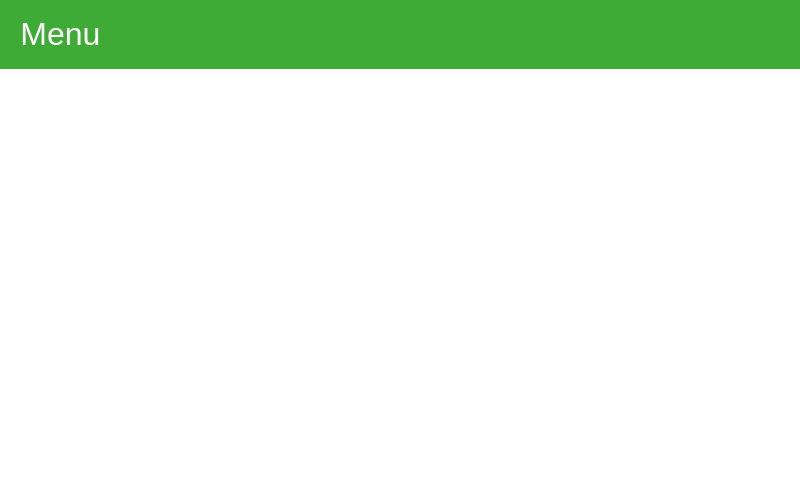
<?xml version="1.0" encoding="UTF-8"?>
<ui version="4.0">
 <class>MainWindow</class>
 <widget class="QMainWindow" name="MainWindow">
  <property name="geometry">
   <rect>
    <x>0</x>
    <y>0</y>
    <width>800</width>
    <height>480</height>
   </rect>
  </property>
  <property name="sizePolicy">
   <sizepolicy hsizetype="Preferred" vsizetype="Preferred">
    <horstretch>0</horstretch>
    <verstretch>0</verstretch>
   </sizepolicy>
  </property>
  <property name="minimumSize">
   <size>
    <width>0</width>
    <height>0</height>
   </size>
  </property>
  <property name="maximumSize">
   <size>
    <width>16777215</width>
    <height>16777215</height>
   </size>
  </property>
  <property name="windowTitle">
   <string>MainWindow</string>
  </property>
  <widget class="QWidget" name="centralWidget">
   <property name="styleSheet">
    <string notr="true">background-color:#FFF</string>
   </property>
   <layout class="QHBoxLayout" name="horizontalLayout_3">
    <property name="spacing">
     <number>0</number>
    </property>
    <property name="leftMargin">
     <number>0</number>
    </property>
    <property name="topMargin">
     <number>0</number>
    </property>
    <property name="rightMargin">
     <number>0</number>
    </property>
    <property name="bottomMargin">
     <number>0</number>
    </property>
    <item>
     <widget class="QWidget" name="wrapper" native="true">
      <property name="sizePolicy">
       <sizepolicy hsizetype="Preferred" vsizetype="Preferred">
        <horstretch>5</horstretch>
        <verstretch>0</verstretch>
       </sizepolicy>
      </property>
      <layout class="QVBoxLayout" name="verticalLayout_5">
       <property name="spacing">
        <number>0</number>
       </property>
       <property name="leftMargin">
        <number>0</number>
       </property>
       <property name="topMargin">
        <number>0</number>
       </property>
       <property name="rightMargin">
        <number>0</number>
       </property>
       <property name="bottomMargin">
        <number>0</number>
       </property>
       <item>
        <widget class="QWidget" name="header" native="true">
         <property name="enabled">
          <bool>true</bool>
         </property>
         <property name="sizePolicy">
          <sizepolicy hsizetype="Preferred" vsizetype="Preferred">
           <horstretch>0</horstretch>
           <verstretch>1</verstretch>
          </sizepolicy>
         </property>
         <property name="autoFillBackground">
          <bool>false</bool>
         </property>
         <property name="styleSheet">
          <string notr="true">background-color:#3EAB36;</string>
         </property>
         <layout class="QHBoxLayout" name="horizontalLayout_2">
          <property name="spacing">
           <number>0</number>
          </property>
          <property name="leftMargin">
           <number>20</number>
          </property>
          <property name="topMargin">
           <number>0</number>
          </property>
          <property name="rightMargin">
           <number>20</number>
          </property>
          <property name="bottomMargin">
           <number>0</number>
          </property>
          <item>
           <widget class="QPushButton" name="pushButton">
            <property name="styleSheet">
             <string notr="true">border:none;font-size:24pt;color:#FFF;</string>
            </property>
            <property name="text">
             <string>Menu</string>
            </property>
           </widget>
          </item>
          <item>
           <spacer name="horizontalSpacer">
            <property name="orientation">
             <enum>Qt::Horizontal</enum>
            </property>
            <property name="sizeHint" stdset="0">
             <size>
              <width>40</width>
              <height>20</height>
             </size>
            </property>
           </spacer>
          </item>
          <item>
           <widget class="QLabel" name="calendarIcon">
            <property name="minimumSize">
             <size>
              <width>40</width>
              <height>40</height>
             </size>
            </property>
            <property name="maximumSize">
             <size>
              <width>40</width>
              <height>40</height>
             </size>
            </property>
            <property name="toolTipDuration">
             <number>1</number>
            </property>
            <property name="styleSheet">
             <string notr="true">border-image: url(:/images/images/calendar-icon.png) 0 0 0 0 stretch stretch;</string>
            </property>
            <property name="frameShape">
             <enum>QFrame::NoFrame</enum>
            </property>
            <property name="text">
             <string/>
            </property>
            <property name="scaledContents">
             <bool>true</bool>
            </property>
           </widget>
          </item>
         </layout>
        </widget>
       </item>
       <item>
        <widget class="QWidget" name="content" native="true">
         <property name="sizePolicy">
          <sizepolicy hsizetype="Preferred" vsizetype="Preferred">
           <horstretch>0</horstretch>
           <verstretch>6</verstretch>
          </sizepolicy>
         </property>
         <property name="minimumSize">
          <size>
           <width>0</width>
           <height>100</height>
          </size>
         </property>
         <layout class="QHBoxLayout" name="horizontalLayout">
          <property name="spacing">
           <number>0</number>
          </property>
          <property name="leftMargin">
           <number>20</number>
          </property>
          <property name="topMargin">
           <number>20</number>
          </property>
          <property name="rightMargin">
           <number>20</number>
          </property>
          <property name="bottomMargin">
           <number>20</number>
          </property>
          <item>
           <widget class="QStackedWidget" name="contentHolder"/>
          </item>
         </layout>
        </widget>
       </item>
      </layout>
     </widget>
    </item>
   </layout>
  </widget>
 </widget>
 <layoutdefault spacing="6" margin="11"/>
 <resources/>
 <connections/>
</ui>
